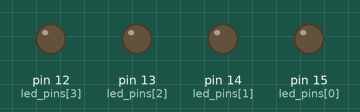
Simulated run of this program. Board: MicroPython board. Parts: output pins drawn as LEDs (lit = HIGH).

Above: at 0.2 s.
At 1.2 s:
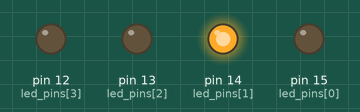
At 2.2 s:
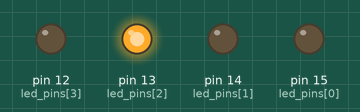
At 4.7 s:
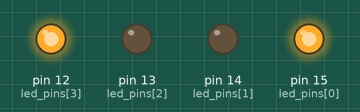
At 7.2 s:
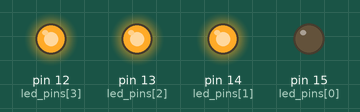
At 9.7 s:
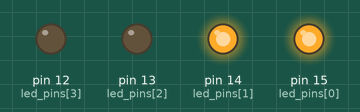
Timing chart, 0 to 10.4 s (numbered marks = the images above):
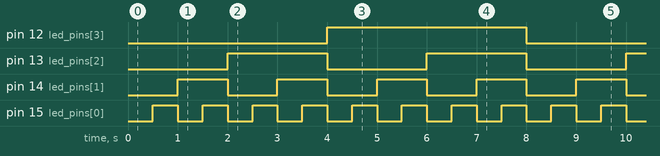

The program:

main.py
```python
from machine import Pin
from time import sleep

# Define LED pins (from LSB to MSB)
led_pins = [Pin(15, Pin.OUT), Pin(14, Pin.OUT), Pin(13, Pin.OUT), Pin(12, Pin.OUT)]

while True:
    for count in range(16):  # Count from 0 to 15
        for bit in range(4):
            led_pins[bit].value((count >> bit) & 1)
        sleep(0.5)  # 500 ms delay
```

Measured:
- by itself, pin 12 (led_pins[3]): alternates HIGH for 4.0 s and LOW for 4.0 s
- by itself, pin 13 (led_pins[2]): alternates HIGH for 2.0 s and LOW for 2.0 s
- by itself, pin 14 (led_pins[1]): alternates HIGH for 1.0 s and LOW for 1.0 s
- by itself, pin 15 (led_pins[0]): alternates HIGH for 0.50 s and LOW for 0.50 s
